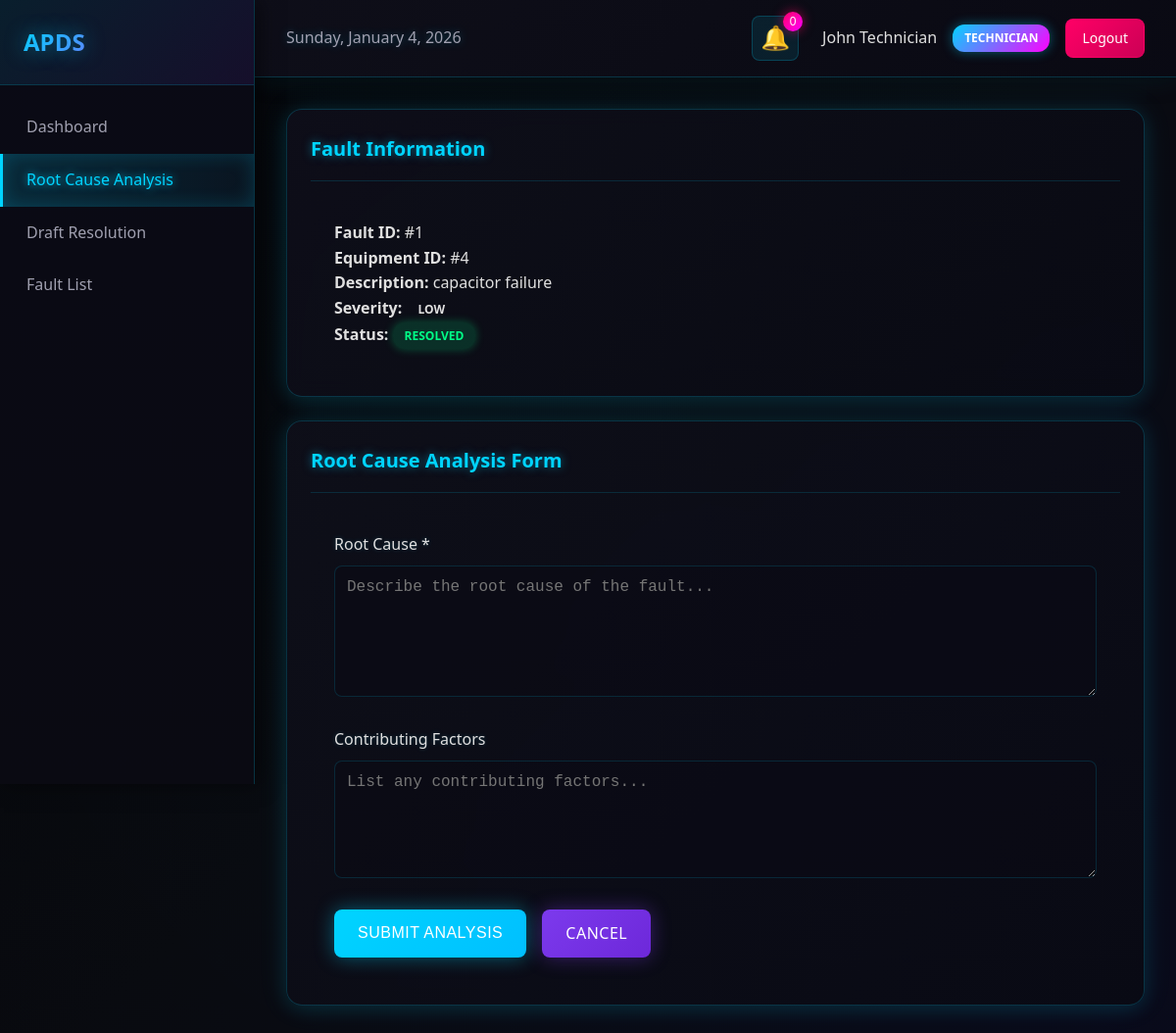
The page /forms/root-cause-analysis?fault_id=1 (signed in) on the database its author committed.
### tables this page shows
CREATE TABLE users (
                id INTEGER PRIMARY KEY AUTOINCREMENT,
                username TEXT UNIQUE NOT NULL,
                email TEXT UNIQUE NOT NULL,
                password_hash TEXT NOT NULL,
                role TEXT NOT NULL CHECK(role IN ('technician', 'engineer', 'dm', 'dgm', 'vendor')),
                full_name TEXT NOT NULL,
                department TEXT,
                created_at TIMESTAMP DEFAULT CURRENT_TIMESTAMP,
                is_active INTEGER DEFAULT 1
            );

CREATE TABLE faults (
                id INTEGER PRIMARY KEY AUTOINCREMENT,
                equipment_id INTEGER NOT NULL,
                reported_by INTEGER NOT NULL,
                fault_description TEXT NOT NULL,
                severity TEXT NOT NULL CHECK(severity IN ('low', 'medium', 'high', 'critical')),
                status TEXT DEFAULT 'reported' CHECK(status IN ('reported', 'investigating', 'resolved', 'escalated')),
                reported_at TIMESTAMP DEFAULT CURRENT_TIMESTAMP,
                resolved_at TIMESTAMP,
                FOREIGN KEY (equipment_id) REFERENCES equipment(id),
                FOREIGN KEY (reported_by) REFERENCES users(id)
            );

### app/routes/form_routes.py (the view)
@forms_bp.route('/forms/root-cause-analysis')
def root_cause_analysis():
    auth_check = require_auth()
    if auth_check:
        return auth_check
    fault_id = request.args.get('fault_id')
    user = auth_controller.get_current_user()
    notifications = notification_controller.get_user_notifications(unread_only=True)
    fault = None
    if fault_id:
        fault_result = fault_controller.get_fault(int(fault_id))
        if fault_result.get('success'):
            fault = fault_result.get('data')
    return render_template('forms/root_cause_analysis.html',
                         user=user,
                         fault=fault,
                         notifications=notifications.get('data', []))

### app/controllers/auth_controller.py (called while the page is built)
    def get_current_user(self) -> dict:
        if 'user_id' not in session:
            return None
        user = self.auth_service.get_user_by_id(session['user_id'])
        if user:
            return user.to_dict()
        return None

    def is_authenticated(self) -> bool:
        return 'user_id' in session

### app/controllers/fault_controller.py (called while the page is built)
    def get_fault(self, fault_id: int) -> dict:
        try:
            fault = self.fault_service.get_fault_by_id(fault_id)
            if fault:
                return {
                    'success': True,
                    'data': fault.to_dict()
                }
            return {
                'success': False,
                'message': 'Fault not found'
            }
        except Exception as e:
            return {
                'success': False,
                'message': str(e)
            }

### app/controllers/notification_controller.py (called while the page is built)
    def get_user_notifications(self, unread_only: bool = False) -> dict:
        try:
            user_id = session.get('user_id')
            if not user_id:
                return {'success': False, 'message': 'Not authenticated'}
            notifications = self.notification_service.get_user_notifications(user_id, unread_only)
            return {
                'success': True,
                'data': [notif.to_dict() for notif in notifications]
            }
        except Exception as e:
            return {
                'success': False,
                'message': str(e)
            }

### app/models/fault.py (called while the page is built)
    @classmethod
    def from_dict(cls, data: dict):
        return cls(
            id=data.get('id'),
            equipment_id=data.get('equipment_id', 0),
            reported_by=data.get('reported_by', 0),
            fault_description=data.get('fault_description', ''),
            severity=data.get('severity', 'low'),
            status=data.get('status', 'reported'),
            reported_at=datetime.fromisoformat(data['reported_at']) if data.get('reported_at') else None,
            resolved_at=datetime.fromisoformat(data['resolved_at']) if data.get('resolved_at') else None
        )

### app/models/user.py (called while the page is built)
    def to_dict(self) -> dict:
        return {
            'id': self.id,
            'username': self.username,
            'email': self.email,
            'role': self.role,
            'full_name': self.full_name,
            'created_at': self.created_at.isoformat() if self.created_at else None,
            'is_active': self.is_active
        }

### app/repositories/base_repository.py (called while the page is built)
    def dict_to_row(self, row):
        if row:
            return dict(row)
        return None

### app/templates/forms/root_cause_analysis.html (shortened to what this page needs)
{% extends "base.html" %}
{% block sidebar_menu %}
<a href="{{ url_for('dashboard.engineer_dashboard') }}">Dashboard</a>
<a href="{{ url_for('forms.root_cause_analysis') }}" class="active">Root Cause Analysis</a>
<a href="{{ url_for('forms.draft_resolution') }}">Draft Resolution</a>
<a href="{{ url_for('views.fault_list') }}">Fault List</a>
{% endblock %}
{% block content %}
{% if fault %}
<div class="card" style="margin-bottom: 1.5rem;">
    <div class="card-header">
        <h2 class="card-title">Fault Information</h2>
    </div>
    <div style="padding: 1.5rem;">
        <p><strong>Fault ID:</strong> #{{ fault.id }}</p>
        <p><strong>Equipment ID:</strong> #{{ fault.equipment_id }}</p>
        <p><strong>Description:</strong> {{ fault.fault_description }}</p>
        <p><strong>Severity:</strong> <span class="status-badge status-{{ fault.severity }}">{{ fault.severity }}</span></p>
        <p><strong>Status:</strong> <span class="status-badge status-{{ fault.status }}">{{ fault.status }}</span></p>
    </div>
</div>
{% endif %}
<div class="card">
    <div class="card-header">
        <h2 class="card-title">Root Cause Analysis Form</h2>
    </div>
    <form id="rcaForm" class="form-container" style="padding: 1.5rem;">
        <div class="form-group">
            <label class="form-label" for="root_cause">Root Cause *</label>
            <textarea class="form-textarea" id="root_cause" name="root_cause" rows="6" required placeholder="Describe the root cause of the fault..."></textarea>
        </div>
        <div class="form-group">
            <label class="form-label" for="contributing_factors">Contributing Factors</label>
            <textarea class="form-textarea" id="contributing_factors" name="contributing_factors" rows="4" placeholder="List any contributing factors..."></textarea>
        </div>
        <div class="form-actions" style="display: flex; gap: 1rem; margin-top: 1.5rem;">
            <button type="submit" class="btn btn-primary">Submit Analysis</button>
            <a href="{{ url_for('dashboard.engineer_dashboard') }}" class="btn btn-secondary">Cancel</a>
        </div>
    </form>
</div>
{% endblock %}

### app/templates/base.html (shortened to what this page needs)
<!DOCTYPE html>
<html lang="en">
<head>
    <link rel="stylesheet" href="{{ url_for('static', filename='css/main.css') }}">
</head>
<body>
    {% if user %}
    <div class="dashboard-container">
        <aside class="sidebar">
            <div class="sidebar-header">
                <h2>APDS</h2>
            </div>
            <nav class="sidebar-nav">
                {% block sidebar_menu %}{% endblock %}
            </nav>
        </aside>
        <div class="main-content">
            <header class="top-navbar">
                <div class="navbar-left">
                    <span class="current-date" id="currentDate"></span>
                </div>
                <div class="navbar-right">
                    <div class="notifications-dropdown">
                        <button class="notification-btn" id="notificationBtn">
                            🔔
                            <span class="notification-badge" id="notificationBadge">0</span>
                        </button>
                    </div>
                    <div class="user-profile">
                        <span class="user-name">{{ user.full_name }}</span>
                        <span class="user-role">{{ user.role|upper }}</span>
                        <a href="{{ url_for('auth.logout') }}" class="logout-btn">Logout</a>
                    </div>
                </div>
            </header>
            <main class="content-area">
                {% block content %}{% endblock %}
            </main>
        </div>
    </div>
    {% else %}
    <div class="auth-container">
        {% block auth_content %}{% endblock %}
    </div>
    {% endif %}
</body>
</html>

### rows shown on the page
users: full_name "John Technician", role "TECHNICIAN"
faults: id "1", equipment_id "4", fault_description "capacitor failure", severity "LOW", status "RESOLVED"
